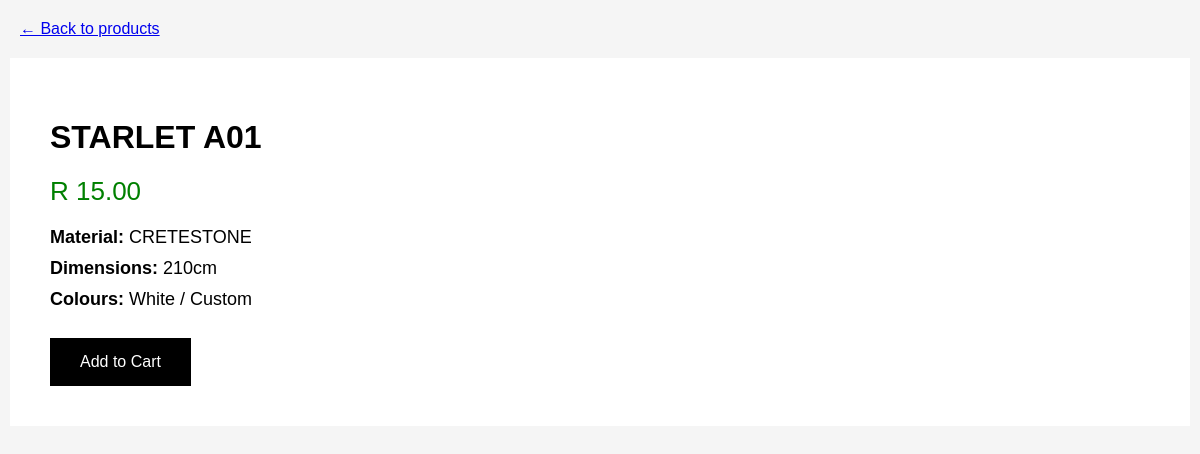
/product/1/, run on an earlier commit of the app's database.
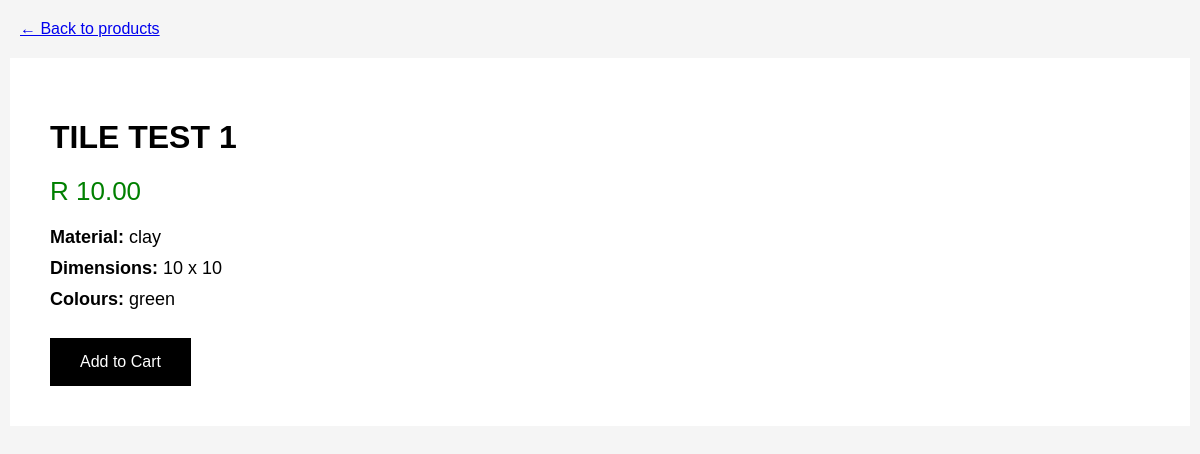
And on a later commit of the database.
### store/models.py (models this page shows, shortened)
class Product(models.Model):
    CATEGORY_CHOICES = [
        ('wall', 'Wall Tiles'),
        ('floor', 'Floor Tiles'),
        ('outdoor', 'Outdoor Tiles'),
    ]
    name = models.CharField(max_length=200)
    price = models.DecimalField(max_digits=8, decimal_places=2)
    material = models.CharField(max_length=100)
    dimensions = models.CharField(max_length=100)
    colors = models.CharField(max_length=200)
    description = models.TextField(blank=True, null=True)
    image = models.ImageField(upload_to='products/')
    category = models.CharField(
        max_length=20,
        choices=CATEGORY_CHOICES,
        default='floor'
    )

### store/views.py (the view)
# urls.py: path('product/<int:id>/', views.product_detail, name='product_detail'),
def product_detail(request, id):
    product = get_object_or_404(Product, id=id)
    return render(request, 'store/product_detail.html', {
        'product': product
    })

### store/templates/store/product_detail.html (shortened to what this page needs)
<!DOCTYPE html>
<html>
<head>
</head>
<body>
<a href="/" class="back">← Back to products</a>
<div class="product-page">
    <div class="product-info">
        <h1>{{ product.name|upper }}</h1>
        <div class="price">
            R {{ product.price }}
        </div>
        <div class="info">
            <strong>Material:</strong> {{ product.material }}
        </div>
        <div class="info">
            <strong>Dimensions:</strong> {{ product.dimensions }}
        </div>
        <div class="info">
            <strong>Colours:</strong> {{ product.colors }}
        </div>
        <br>
        <a href="{% url 'add_to_cart' product.id %}">
            <button class="add-cart">Add to Cart</button>
        </a>
    </div>
</div>
</body>
</html>

What changed in the data, as far as the page shows it:
changed Product: name "STARLET A01" → "TILE TEST 1"; price "15.00" → "10.00"; material "CRETESTONE" → "clay"; dimensions "210cm" → "10 x 10"; colors "White / Custom" → "green"
